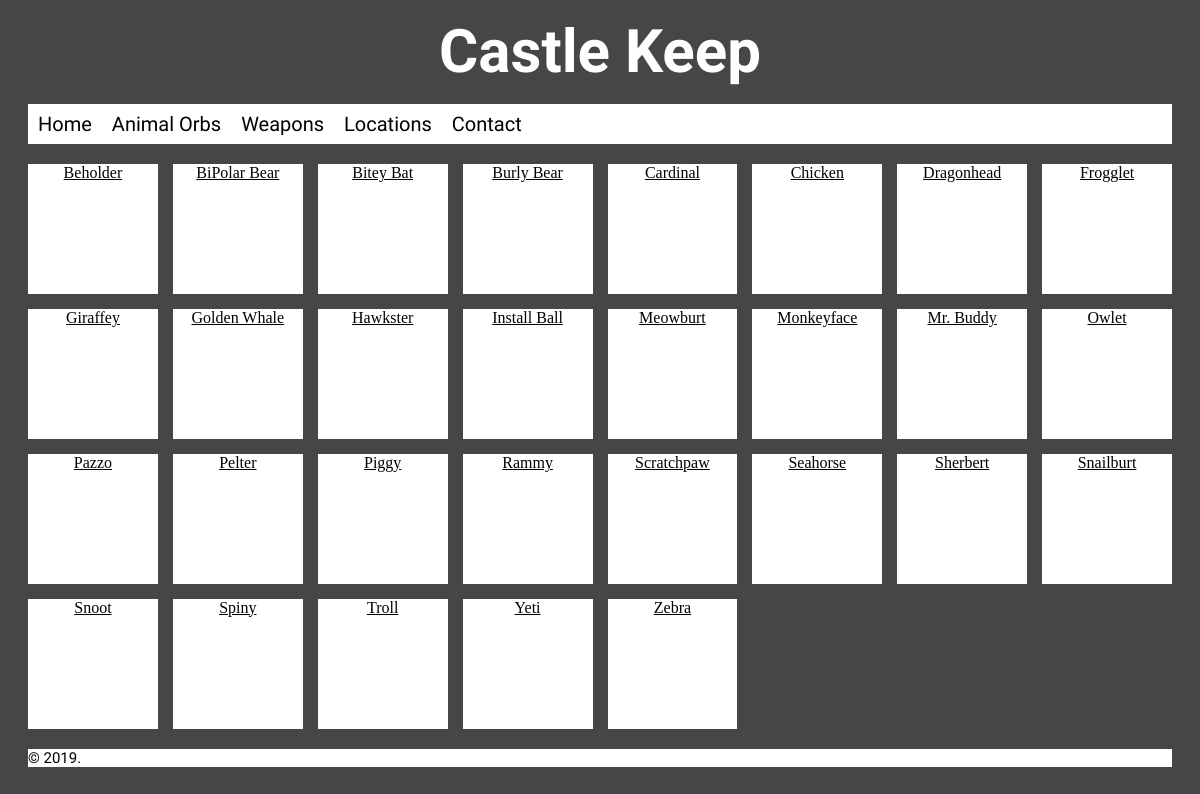
The app's page /all_orbs with its own data.
### app/models.py (models this page shows)
class Orb(db.Model):
    __tablename__ = 'Orb'
    id = db.Column(db.Integer, primary_key=True, nullable=False)
    name = db.Column(db.String(100), nullable=False)
    locationid = db.Column(db.Integer, db.ForeignKey('Location.id'), nullable=False)
    description = db.Column(db.String(2000))
    cost = db.Column(db.Integer)
    req = db.Column(db.String(1000))
    magicBonus = db.Column(db.Integer)
    strengthBonus = db.Column(db.Integer)
    defenseBonus = db.Column(db.Integer)
    agilityBonus = db.Column(db.Integer)
    xpBonus = db.Column(db.Integer)

### app/routes.py (the view)
@app.route('/all_orbs')
def all_orbs():
	orbs = Orb.query.all()
	return render_template('all_orbs.html',page_title="Animal Orbs", orbs=orbs)

### app/templates/all_orbs.html
{% extends 'layout.html' %}
{% block content %}
<div class = "grid-container">
  {% for orb in orbs %}
    <div><a href = "/orb/{{orb.id}}">{{orb.name}}</a></div>
  {% endfor %}
</div>
{% endblock %}

### app/static/stylesheets/style.css (style rules this page uses)
html { background-color: #464646; color: #000000; }
a:link { color: #000000; }
a { margin: 0; }
.grid-container { display: grid; grid-template-columns: repeat(8, 1fr); grid-gap: 15px; margin: 0 20px 20px 20px; }
.grid-container > div { background-color: #FFFFFF; text-align: center; width: inherit; height: 0; padding-bottom: 100%; vertical-align: text-bottom; }

### records on screen
Orb: name "Beholder"
Orb: name "BiPolar Bear"
Orb: name "Bitey Bat"
Orb: name "Burly Bear"
Orb: name "Cardinal"
Orb: name "Chicken"
Orb: name "Dragonhead"
Orb: name "Frogglet"
Orb: name "Giraffey"
Orb: name "Golden Whale"
Orb: name "Hawkster"
Orb: name "Install Ball"
Orb: name "Meowburt"
Orb: name "Monkeyface"
Orb: name "Mr. Buddy"
Orb: name "Owlet"
Orb: name "Pazzo"
Orb: name "Pelter"
Orb: name "Piggy"
Orb: name "Rammy"
Orb: name "Scratchpaw"
Orb: name "Seahorse"
Orb: name "Sherbert"
Orb: name "Snailburt"
Orb: name "Snoot"
Orb: name "Spiny"
Orb: name "Troll"
Orb: name "Yeti"
Orb: name "Zebra"
